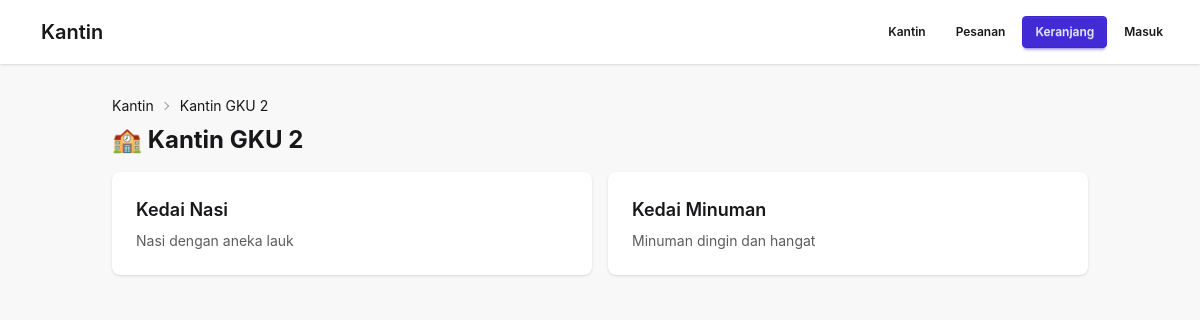
/customer/kantin/gku2/, run on the app's committed database.
### src/customer/models.py (models this page shows, shortened)
class Kantin(models.Model):
    kode = models.SlugField(primary_key=True, max_length=20)
    nama = models.CharField(max_length=80)
    lokasi = models.CharField(max_length=120)
    emoji = models.CharField(max_length=8, default='🍽️')
    class Meta:
        ordering = ['nama']
        verbose_name_plural = 'kantin'

class Kedai(models.Model):
    kantin = models.ForeignKey(Kantin, on_delete=models.CASCADE, related_name='kedai')
    nama = models.CharField(max_length=80)
    deskripsi = models.CharField(max_length=160, blank=True)
    class Meta:
        ordering = ['id']
        verbose_name_plural = 'kedai'

### src/customer/views.py (the view)
# urls.py: path('kantin/<slug:kode>/', views.kedai_list, name='kedai'),
def kedai_list(request, kode):
    kantin = get_object_or_404(Kantin, pk=kode)
    return render(request, 'customer/kedai.html', {
        'kantin': kantin,
        'daftar': kantin.kedai.all(),
        'meja': request.session.get('meja'),
    })

### src/customer/templatetags/kantin.py (called while the page is built)
@register.simple_tag(takes_context=True)
def jumlah_keranjang(context):
    keranjang = context['request'].session.get('keranjang') or {}
    return sum(keranjang.get('item', {}).values())

### src/customer/templates/customer/kedai.html (shortened to what this page needs)
{% extends "customer/_dasar.html" %}
{% block content %}
  <div class="breadcrumbs text-sm"><ul>
    <li><a href="{% url 'customer:kantin' %}">Kantin</a></li><li>{{ kantin.nama }}</li>
  </ul></div>
  <h1 class="text-2xl font-bold mb-1">{{ kantin.emoji }} {{ kantin.nama }}</h1>
  <div class="grid gap-4 sm:grid-cols-2 mt-4">
    {% for kd in daftar %}
      <a href="{% url 'customer:menu' kd.pk %}" class="card bg-base-100 shadow-sm hover:shadow-md transition">
        <div class="card-body">
          <h2 class="card-title">{{ kd.nama }}</h2>
          <p class="text-sm opacity-70">{{ kd.deskripsi }}</p>
        </div>
      </a>
    {% empty %}
      <p class="opacity-70">Belum ada kedai di kantin ini.</p>
    {% endfor %}
  </div>
{% endblock %}

### data on the page
Kantin: nama "Kantin GKU 2", emoji "🏫"
Kedai: nama "Kedai Nasi", deskripsi "Nasi dengan aneka lauk"
Kedai: nama "Kedai Minuman", deskripsi "Minuman dingin dan hangat"
